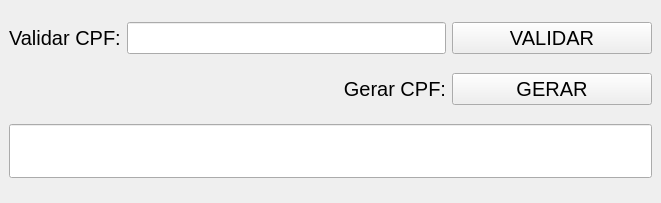
<?xml version="1.0" encoding="UTF-8"?>
<ui version="4.0">
 <class>MainWindow</class>
 <widget class="QMainWindow" name="MainWindow">
  <property name="geometry">
   <rect>
    <x>0</x>
    <y>0</y>
    <width>661</width>
    <height>203</height>
   </rect>
  </property>
  <property name="windowTitle">
   <string>Valida ou gera CPF</string>
  </property>
  <widget class="QWidget" name="centralwidget">
   <layout class="QGridLayout" name="gridLayout">
    <item row="1" column="1">
     <widget class="QLabel" name="label">
      <property name="font">
       <font>
        <pointsize>15</pointsize>
       </font>
      </property>
      <property name="text">
       <string>Gerar CPF:</string>
      </property>
      <property name="alignment">
       <set>Qt::AlignRight|Qt::AlignTrailing|Qt::AlignVCenter</set>
      </property>
     </widget>
    </item>
    <item row="1" column="2">
     <widget class="QPushButton" name="btnGeraCPF">
      <property name="font">
       <font>
        <pointsize>15</pointsize>
       </font>
      </property>
      <property name="text">
       <string>GERAR</string>
      </property>
     </widget>
    </item>
    <item row="0" column="1">
     <widget class="QLineEdit" name="inputValidaCPF">
      <property name="font">
       <font>
        <pointsize>15</pointsize>
       </font>
      </property>
     </widget>
    </item>
    <item row="0" column="0">
     <widget class="QLabel" name="label_2">
      <property name="font">
       <font>
        <pointsize>15</pointsize>
       </font>
      </property>
      <property name="text">
       <string>Validar CPF:</string>
      </property>
     </widget>
    </item>
    <item row="0" column="2">
     <widget class="QPushButton" name="btnValidaCPF">
      <property name="minimumSize">
       <size>
        <width>200</width>
        <height>0</height>
       </size>
      </property>
      <property name="font">
       <font>
        <pointsize>15</pointsize>
       </font>
      </property>
      <property name="text">
       <string>VALIDAR</string>
      </property>
     </widget>
    </item>
    <item row="2" column="0" colspan="3">
     <widget class="QLineEdit" name="labelRetorno">
      <property name="font">
       <font>
        <pointsize>30</pointsize>
       </font>
      </property>
      <property name="styleSheet">
       <string notr="true">color: green;</string>
      </property>
      <property name="alignment">
       <set>Qt::AlignCenter</set>
      </property>
      <property name="readOnly">
       <bool>true</bool>
      </property>
     </widget>
    </item>
   </layout>
  </widget>
 </widget>
 <resources/>
 <connections/>
</ui>
